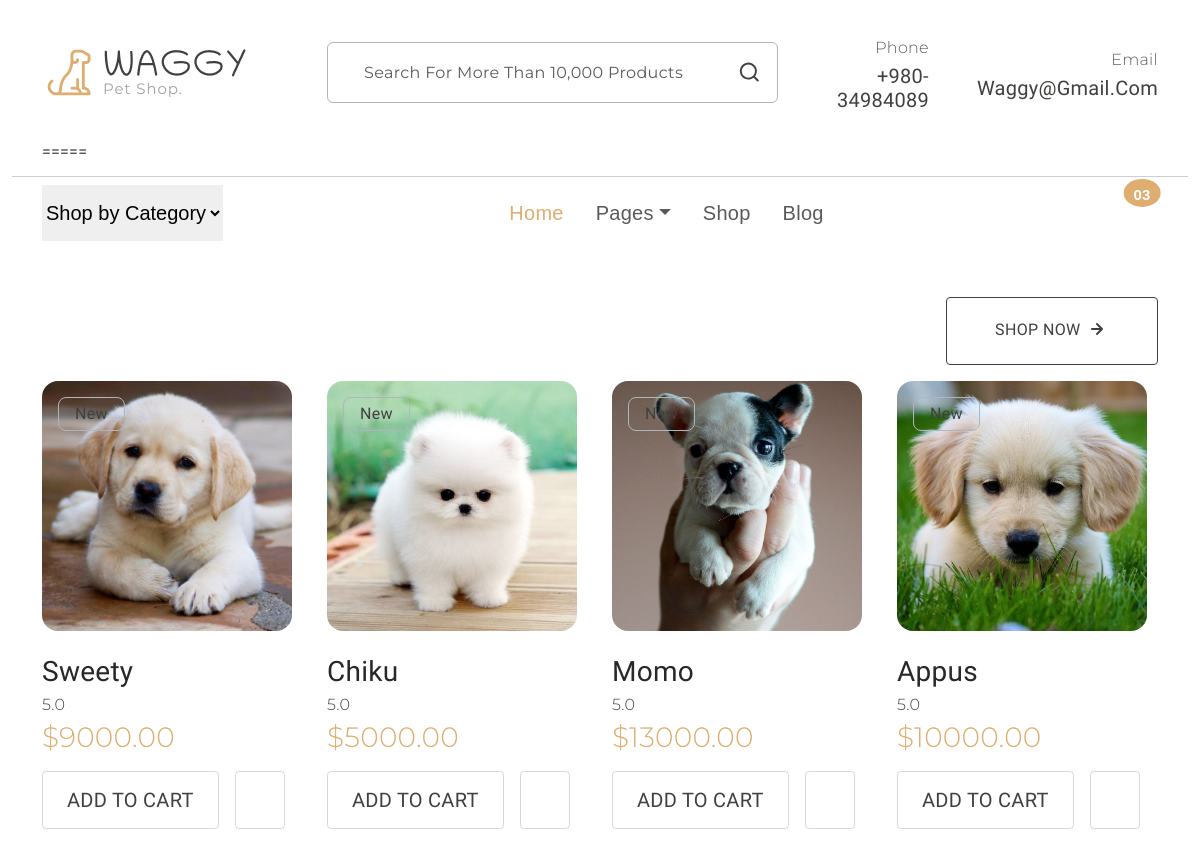
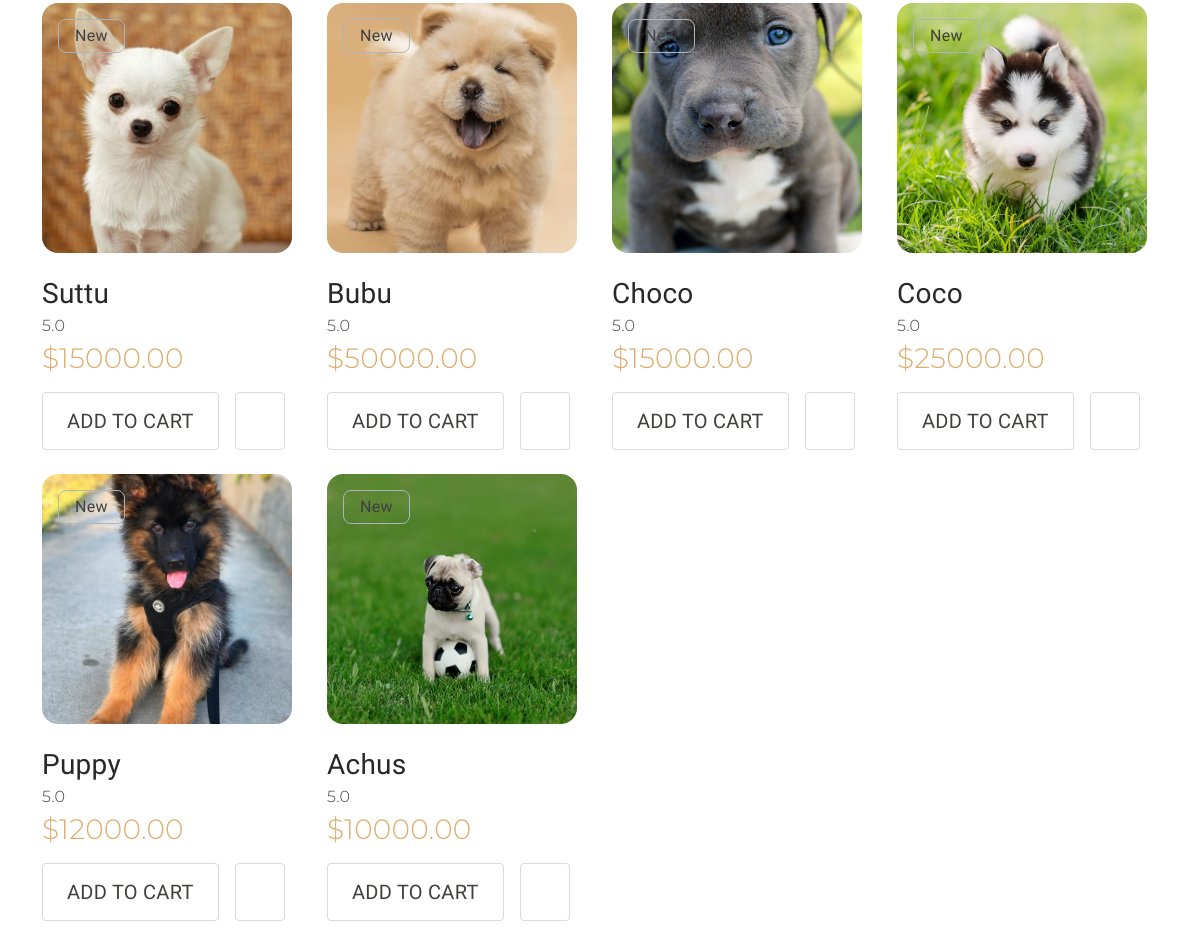
Page /allpets/ on the committed database (2 pictures, top to bottom).
### shop/models.py (models this page shows, shortened)
class Pet(models.Model):
    CATEGORY = models.ForeignKey(PetCategory, on_delete=models.CASCADE)
    name = models.CharField(max_length=100)
    image = models.ImageField(upload_to='pet_images/',default='pet_images/default.jpg')
    description = models.TextField()
    breed = models.CharField(max_length=100)
    price = models.DecimalField(max_digits=10, decimal_places=2)
    age = models.PositiveIntegerField()
    size = models.CharField(max_length=50)

### shop/views.py (the view)
# urls.py: path('allpets/',views.allpets,name='allpets'),
def allpets(request):
    pets = Pet.objects.all().order_by('-id')
    return render(request,"allpets.html", {"pets": pets})

### templates/allpets.html (shortened to what this page needs)
{% extends 'base.html' %}
{% block content %}
{% load static %}
 <section id="clothing" class="my-5 overflow-hidden">
    <div class="container pb-5">
      <div class="section-header d-md-flex justify-content-between align-items-center mb-3">
        <div>
          <a href="#" class="btn btn-outline-dark btn-lg text-uppercase fs-6 rounded-1">
            shop now
            <svg width="24" height="24" viewBox="0 0 24 24" class="mb-1">
              <use xlink:href="#arrow-right"></use>
            </svg></a>
        </div>
      </div>
      <div class="products-carousel">
        <div class="row">
          {% for pet in pets %}
          <div class="col-12 col-md-6 col-lg-3 mb-4">
            <div class="z-1 position-absolute rounded-3 m-3 px-3 border border-dark-subtle">
              New
            </div>
            <div class="card position-relative">
              <a href="{% url 'detailes' pet.id %}"><img src="{{ pet.image.url }}" class="img-fluid rounded-4" alt="image" style="width: 250px; height: 250px; object-fit: cover;"></a>
              <div class="card-body p-0">
                <a href="{% url 'detailes' pet.id %}">
                  <h3 class="card-title pt-4 m-0">{{ pet.name }}</h3>
                </a>
                <div class="card-text">
                  <span class="rating secondary-font">
                    5.0</span>
                  <h3 class="secondary-font text-primary">${{ pet.price }}</h3>
                  <div class="d-flex flex-wrap mt-3">
                    <a href="#" class="btn-cart me-3 px-4 pt-3 pb-3">
                      <h5 class="text-uppercase m-0">Add to Cart</h5>
                    </a>
                    <a href="#" class="btn-wishlist px-4 pt-3 ">
                    </a>
                  </div>
                </div>
              </div>
            </div>
          </div>
          {% endfor %}
        </div>
      </div>
    </div>
  </section>
{% endblock %}

### static/style.css (style rules this page uses)
:root { --header-height: 160px; --header-height-min: 80px; }
:root { --accent-color: #DEAD6F; --dark-color: #222222; --light-dark-color: #727272; --light-color: #fff; --grey-color: #dbdbdb; --light-grey-color: #fafafa; --primary-color: #6995B1; --light-primary-color: #eef1f3; }
:root { --body-font: 'Chilanka', cursive; --heading-font: 'Chilanka', cursive; --secondary-font: 'Montserrat', sans-serif; }
body { --bs-link-color: #333; --bs-link-hover-color: #333; --bs-link-color-rgb: 40, 40, 40; --bs-link-hover-color-rgb: 0, 0, 0; --bs-light-rgb: 248, 248, 248; --bs-font-sans-serif: 'Chilanka', cursive; --bs-body-font-family: var(--bs-font-sans-serif); --bs-body-font-size: 1rem; --bs-body-font-weight: 400; --bs-body-line-height: 2; --bs-body-color: #41403E; --bs-primary: #DEAD6F; --bs-primary-rgb: 222, 173, 111; --bs-primary-bg-subtle: #FFF9EB; --bs-border-color: #F7F7F7; --bs-secondary-rgb: 230, 243, 251; --bs-success-rgb: 238, 245, 228; --bs-danger-rgb: 249, 235, 231; --bs-warning-rgb: 255, 249, 235; --bs-info-rgb: 230, 243, 250; }
.btn-outline-dark { transition: all 0.3s ease-in; padding: 1.2rem 3rem; letter-spacing: 0.02375rem; text-transform: uppercase; --bs-btn-color: #41403E; --bs-btn-border-color: #41403E; --bs-btn-hover-color: #fff; --bs-btn-hover-bg: #41403E; --bs-btn-hover-border-color: #41403E; --bs-btn-focus-shadow-rgb: 33, 37, 41; --bs-btn-active-color: #fff; --bs-btn-active-bg: #41403E; --bs-btn-active-border-color: #41403E; --bs-btn-active-shadow: inset 0 3px 5px rgba(0, 0, 0, 0.125); --bs-btn-disabled-color: #41403E; --bs-btn-disabled-bg: transparent; --bs-btn-disabled-border-color: #41403E; --bs-gradient: none; }
body { letter-spacing: 0.01625rem; }
h1, h2, h3, h4, h5, h6 { font-family: var(--heading-font); color: var(--bs-body-color); font-weight: 400; text-transform: capitalize; }
a { text-decoration: none; }
.secondary-font { font-family: var(--secondary-font); font-weight: 300; }
.card { --bs-card-inner-border-radius: none; --bs-card-bg: transparent; background-color: transparent; border: none; }
a.btn-cart { border-radius: 0.25rem; border: 1px solid rgba(65, 64, 62, 0.20); }
a.btn-wishlist { border-radius: 0.25rem; border: 1px solid rgba(65, 64, 62, 0.20); }

### rows in the picture
Pet: image (picture), name "Sweety", price "9000.00"
Pet: image (picture), name "Chiku", price "5000.00"
Pet: image (picture), name "Momo", price "13000.00"
Pet: image (picture), name "Appus", price "10000.00"
Pet: image (picture), name "Suttu", price "15000.00"
Pet: image (picture), name "Bubu", price "50000.00"
Pet: image (picture), name "Choco", price "15000.00"
Pet: image (picture), name "Coco", price "25000.00"
Pet: image (picture), name "Puppy", price "12000.00"
Pet: image (picture), name "Achus", price "10000.00"
